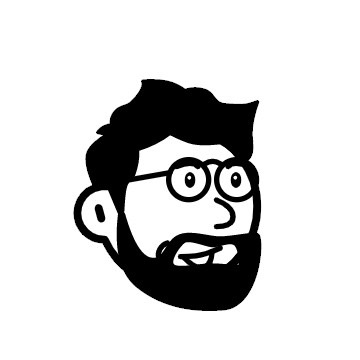
#> input picture images/new_profile.jpg, 360 x 360 px
$ python create_favicon.py
#> lines starting #> are read from the running program, lines starting #| are printed output that depends on the picture
from PIL import Image

try:
    # 打开头像图片
    img = Image.open('images/new_profile.jpg')
#> img is the input picture: PIL image 360x360 L; min 0, max 255, mean 211.6

    # 调整大小为标准favicon尺寸
    img = img.resize((32, 32))
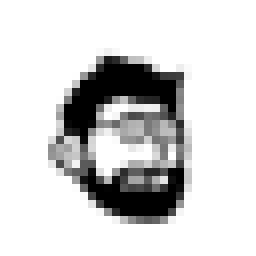
#> img: PIL image 32x32 L (shown 8 times larger); min 0, max 255, mean 211.5

    # 保存为favicon.ico
    img.save('favicon.ico')

    print('成功创建favicon.ico!')
except Exception as e:
    print(f'创建favicon时出错: {e}')

$ run again, with images/owl.jpg copied over images/new_profile.jpg
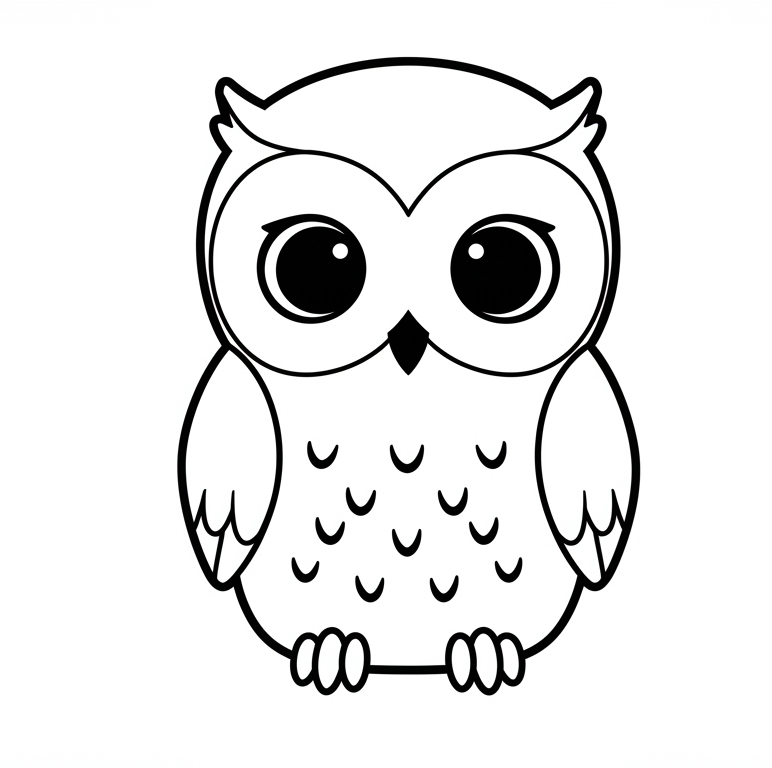
#> input picture images/owl.jpg, 772 x 768 px
#> img is the input picture: PIL image 772x768 RGB; mean R, G, B 232.2, 232.3, 232.2
#> `img = img.resize((32, 32))`:
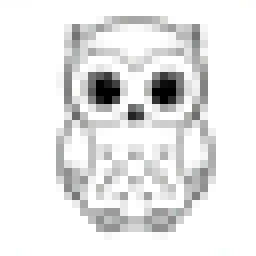
#> img: PIL image 32x32 RGB (shown 8 times larger); mean R, G, B 231.4, 231.4, 231.4
